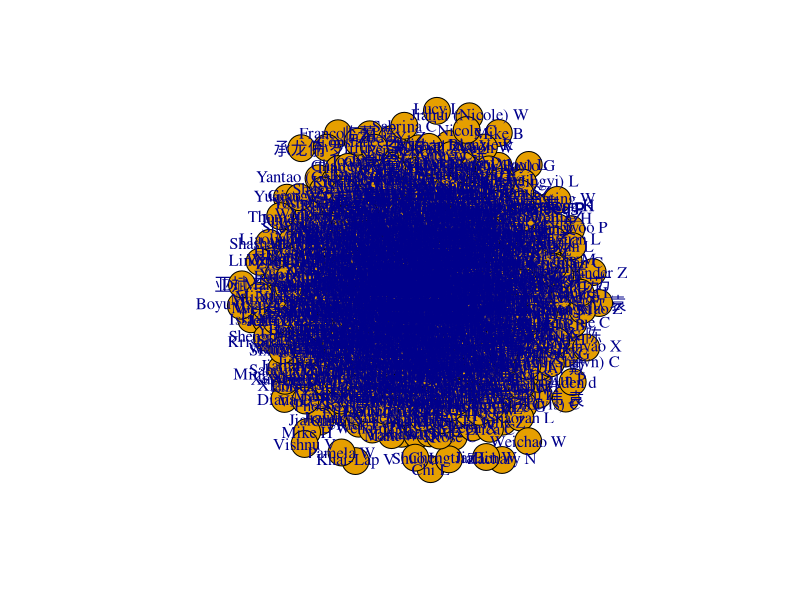
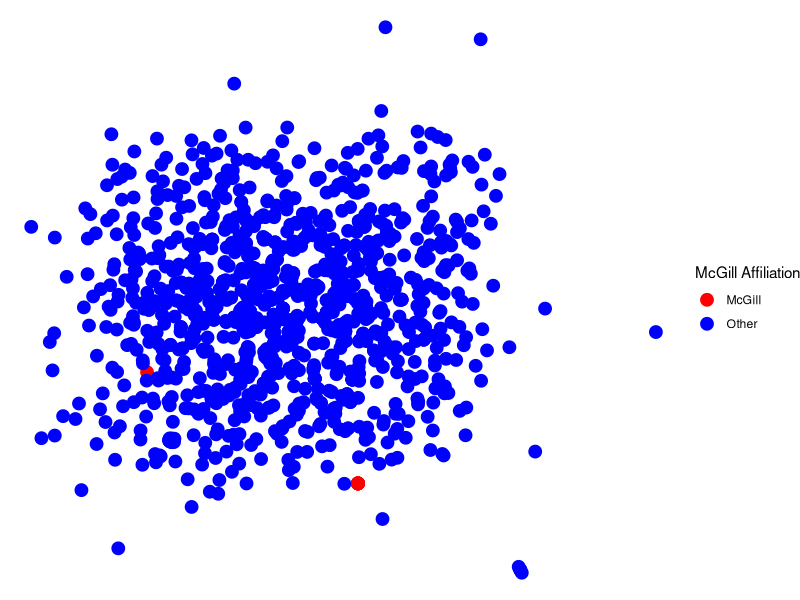

Reproduce these figures in R, in order.
linkedin_data=read.csv("Connections.csv", sep=",")
attach(linkedin_data)
View(linkedin_data)
library(dplyr)
library(stringr)
library(tidyr)
library(igraph)
library(ggplot2)

### Get the count of your contacts by their current employer + total count
# Get count by current employer
count_by_employer <- linkedin_data %>%
  group_by(Company) %>%
  summarise(Count = n()) %>%
  arrange(desc(Count))
# View the counts by employer
print(count_by_employer)
# Calculate total count
total_count <- sum(count_by_employer$Count)
# Print total count
print(paste("Total count of contacts:", total_count))

###Create nodes and edges dataframes to use with igraph
# Adjusting the unique identifier for each individual
linkedin_data$Label <- with(linkedin_data, paste(First.Name, substr(Last.Name, 1, 1)))

linkedin_data <- linkedin_data %>%
  mutate(ID = row_number())

# Nodes dataframe now uses ID, Label and Company
nodes <- linkedin_data %>%
  distinct(ID, Label, Company)

linkedin_data_with_ids <- linkedin_data %>%
  left_join(nodes, by = c("Label", "Company"))

# Create edges based on these IDs within the same company
edges <- nodes %>%
  group_by(Company) %>%
  filter(n() > 1) %>%
  summarise(Combo = list(combn(ID, 2, simplify = FALSE))) %>%
  unnest(Combo) %>%
  ungroup() %>%
  mutate(From = sapply(Combo, `[`, 1),
         To = sapply(Combo, `[`, 2)) %>%
  select(From, To)

# View the edges dataframe
print(edges)

# Create graph from edges dataframe, using the updated nodes and labels
g <- graph_from_data_frame(d = edges, vertices = nodes, directed = TRUE)
# Plot the graph
plot(g, vertex.label = V(g)$Label)

##############Visualize Networks of McGill Affliation############

# Create a new column 'McGillAffiliation' based on company name containing "McGill"
nodes <- nodes %>%
  mutate(McGillAffiliation = ifelse(str_detect(Company, "McGill"), "McGill", "Other"))
nodes$ID <- as.character(nodes$ID)

# Generate layout
g <- graph_from_data_frame(d = edges, vertices = nodes, directed = FALSE)
layout <- as.data.frame(layout_with_fr(g))
names(layout) <- c("x", "y")
layout$ID <- V(g)$name

# Add McGillAffiliation information to the layout
layout <- layout %>%
  left_join(nodes %>% select(ID, McGillAffiliation), by = "ID")

edges$From <- as.character(edges$From)
edges$To <- as.character(edges$To)
# Join edge start positions
edges_coords <- edges %>%
  left_join(layout %>% select(ID, x_start = x, y_start = y), by = c("From" = "ID"))
# Join edge end positions
edges_coords <- edges_coords %>%
  left_join(layout %>% select(ID, x_end = x, y_end = y), by = c("To" = "ID"))

# Plotting
ggplot() +
  geom_segment(data = edges_coords, aes(x = x_start, y = y_start, xend = x_end, yend = y_end), color = "gray50") +
  geom_point(data = layout, aes(x = x, y = y, color = McGillAffiliation), size = 4) +
  scale_color_manual(values = c("McGill" = "red", "Other" = "blue")) +
  theme_void() +
  theme(legend.position = "right") +
  labs(color = "McGill Affiliation")
